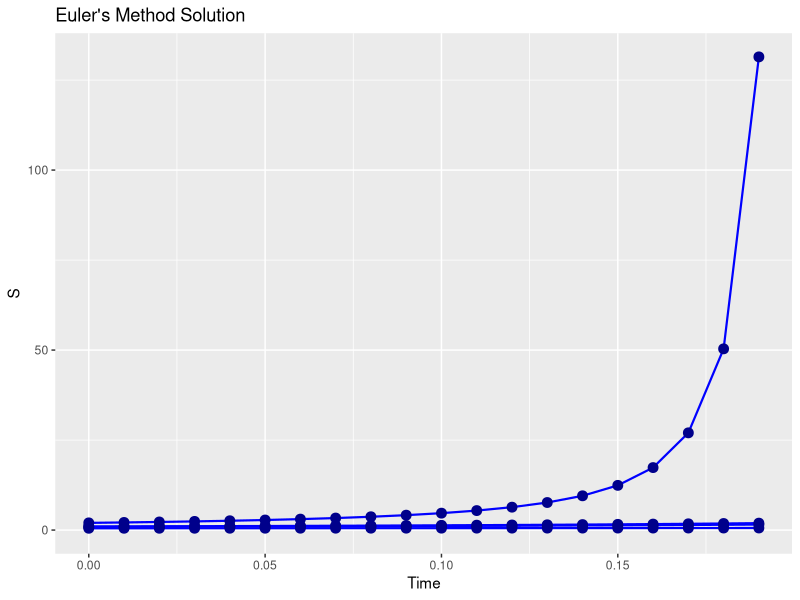

Write the R code that produced this figure.
### Function euler.R
### Modified: 8/16/16
### Purpose: Solve a one dimensional differential equation with Euler's method

### Output:  
### time: Output vector of times
### population: Estimated solution from Euler's method.

### The following values can be modified as needed

#### 1) Information about the equation (parameters, initial conditions)
parameters = c(r = 3.2, k = 1)   # parameters: a named vector
initialCondition = c(1,0.9,0.5,2)   # initial condition
variableName='S'

### 2) Time values
deltaT = 0.01    # timestep length
timeSteps = 20   # must be a number greater than 1 

### 3) You need to have a function of your dynamics dy/dt = f(t,y)
dynamics <- function (t, state,parameters) {
  with(as.list(c(state, parameters)), {
    
### --> Modify this line of code for your dynamics
    slope = r*S^2-sin(S)*k
### --> No need to modify anything else there    
    return(slope)
  })
}




############ everything else below the line just plots the solution
nSolns = length(initialCondition)  # Determine how many initial conditions we have
time = seq(from=0,by=deltaT,length.out=timeSteps)  # the output time vector

outSolutions=array(0,dim=c(1,3))  # Vector of times out - indexed by the time, current state, and current solution number

for (j in 1:nSolns) {
  
  newP =  initialCondition[j] # The updated value
  names(newP)=variableName;  # Assign the variable name to the 

  outSolutions=rbind(outSolutions,c(time[1],initialCondition[j],j))
  
  
  
  for (i in 2:timeSteps) {
    oldP = newP
    newP =  dynamics(t,oldP,parameters)*deltaT+oldP   # Your differential equation goes here.
    outSolutions=rbind(outSolutions,c(time[i],newP,j))
  }
  
}

# Remove the first row of outSolutions
outSolutions=outSolutions[-1,];
outSolutions=unname(outSolutions)
# ggplot2 
library(ggplot2) 
colnames(outSolutions)=c("time","value","run")

# create factors with value labels 



outPlot=ggplot(data.frame(outSolutions), aes(x=time, y=value,group=run))+
        geom_line(size=0.75,color='blue')+geom_point(size=3,color='darkblue')+
  
  labs(title="Euler's Method Solution",x="Time",y=variableName)+

  ### Expand the graph to make sure axes cross at (0,0)
  expand_limits(y=0)
print(outPlot)



### Clean up workspace
rm(list=ls(all=TRUE))
